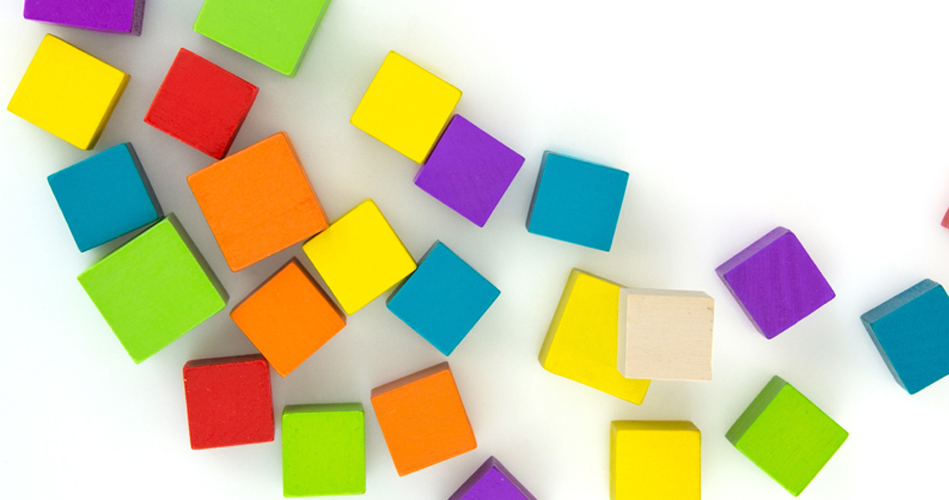
#> input picture pic1.png, 949 x 500 px; its folder holds only this picture in this run
$ python squares.py
#> lines starting #> are read from the running program, lines starting #| are printed output that depends on the picture; after the words box and inside, x2 and y2 are one past the last pixel; in counts of white or black regions, pixels touching at a corner belong together
#> in main, img is the input picture: shape (500, 949, 3); mean B, G, R 170.2, 206.5, 211
#!/usr/bin/env python

'''
Simple "Square Detector" program.
Loads several images sequentially and tries to find squares in each image.
'''

# Python 2/3 compatibility
from __future__ import print_function
import sys
PY3 = sys.version_info[0] == 3

if PY3:
    xrange = range

import numpy as np
import cv2 as cv


def angle_cos(p0, p1, p2):
    d1, d2 = (p0-p1).astype('float'), (p2-p1).astype('float')
    return abs( np.dot(d1, d2) / np.sqrt( np.dot(d1, d1)*np.dot(d2, d2) ) )

def find_squares(img):
    img = cv.GaussianBlur(img, (5, 5), 0)
    squares = []
    for gray in cv.split(img):
        for thrs in xrange(0, 255, 26):
            if thrs == 0:
                bin = cv.Canny(gray, 0, 50, apertureSize=5)
                bin = cv.dilate(bin, None)
            else:
                _retval, bin = cv.threshold(gray, thrs, 255, cv.THRESH_BINARY)
            contours, _hierarchy = cv.findContours(bin, cv.RETR_LIST, cv.CHAIN_APPROX_SIMPLE)
            for cnt in contours:
                cnt_len = cv.arcLength(cnt, True)
                cnt = cv.approxPolyDP(cnt, 0.02*cnt_len, True)
                if len(cnt) == 4 and cv.contourArea(cnt) > 1000 and cv.isContourConvex(cnt):
                    cnt = cnt.reshape(-1, 2)
                    max_cos = np.max([angle_cos( cnt[i], cnt[(i+1) % 4], cnt[(i+2) % 4] ) for i in xrange(4)])
                    if max_cos < 0.1:
                        squares.append(cnt)
#> this loop made 3 passes
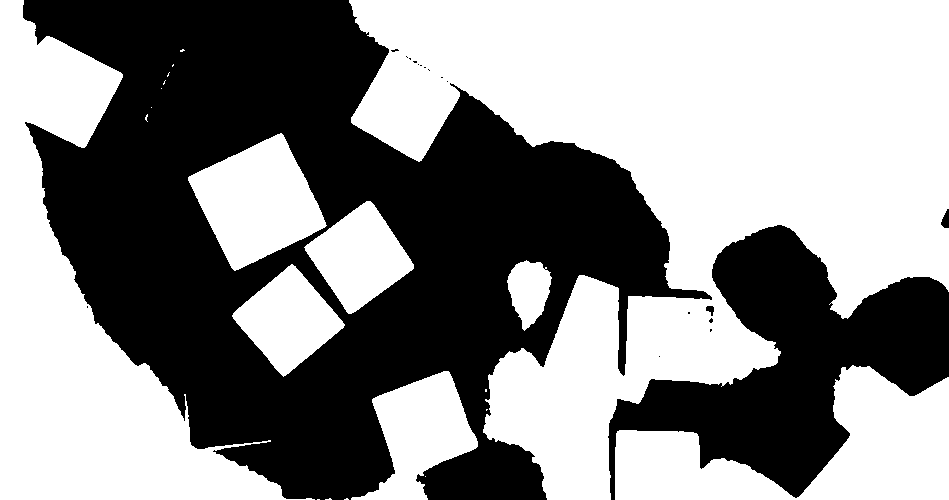
#> bin: shape (500, 949); 55.5% white; 19 black regions (15 under 20 px), largest, box (x1, y1, x2, y2) and area: (23, 0, 712, 500) 170720, (608, 225, 949, 500) 40147, (941, 209, 949, 228) 103, (706, 306, 714, 316) 51
#> after the loop, cnt = [[0, 0], [0, 499], [314, 499], [94, 323], [24, 122], [84, 147], [122, 74]]; max_cos = 0.0174; squares = 72 items
    return squares

def main():
    from glob import glob
    for fn in glob('./pic*.png'):
        img = cv.imread(fn)
        squares = find_squares(img)
#> squares = 72 items
        cv.drawContours( img, squares, -1, (0, 255, 0), 3 )
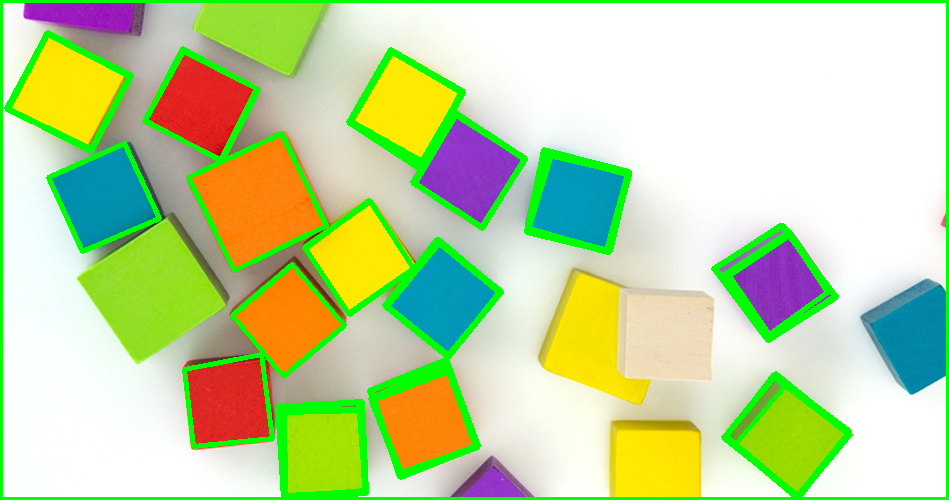
#> img: shape (500, 949, 3); 9.2% of pixels changed, all inside (x1, y1, x2, y2) = (0, 0, 949, 500)
        cv.imshow('squares', img)
        ch = cv.waitKey()
#> (key Esc is pressed here)
        if ch == 27:
            break

    print('Done')


if __name__ == '__main__':
    print(__doc__)
    main()
    cv.destroyAllWindows()
